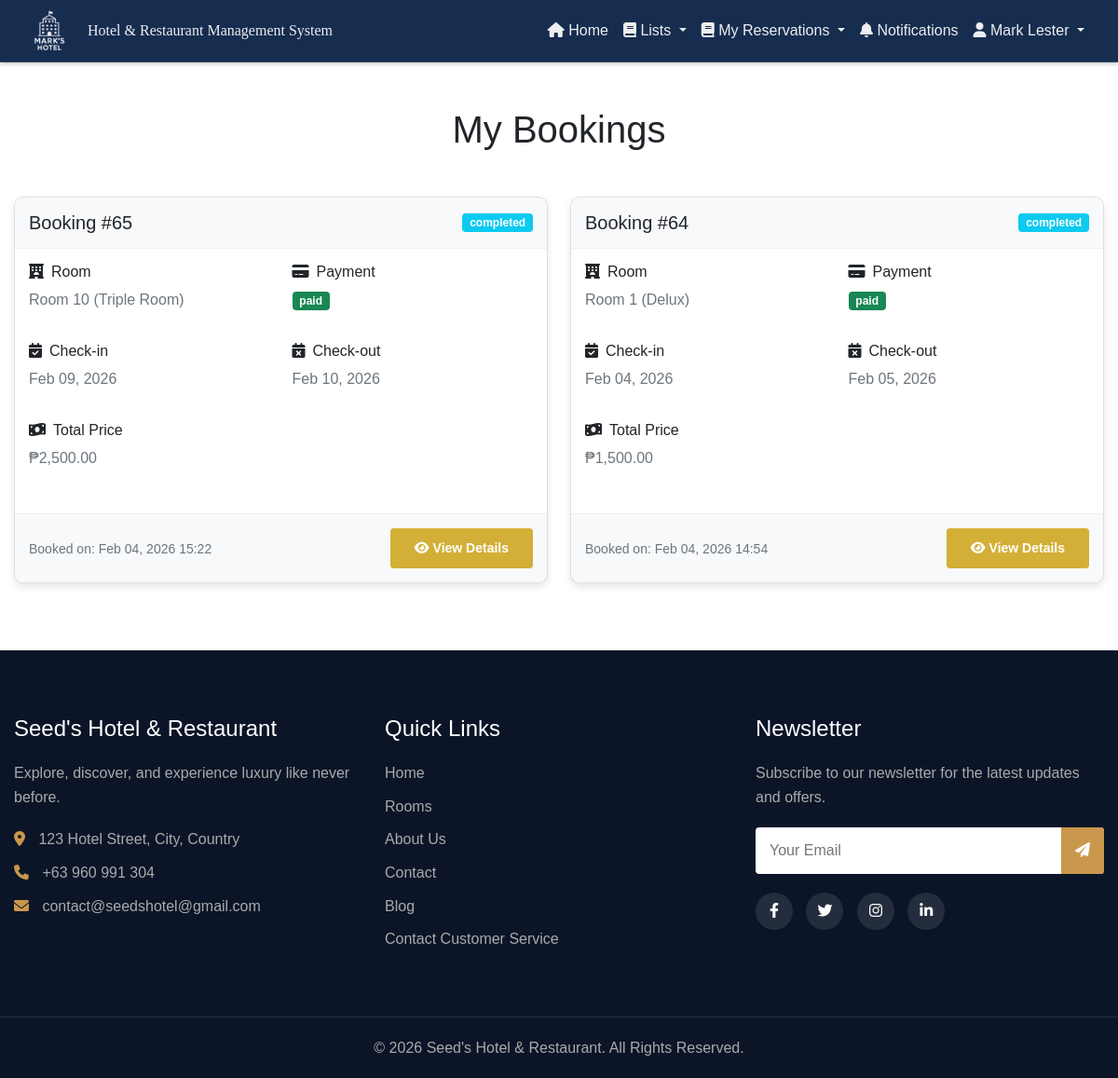
Before: /views/bookings.php (signed in) with the older database file.
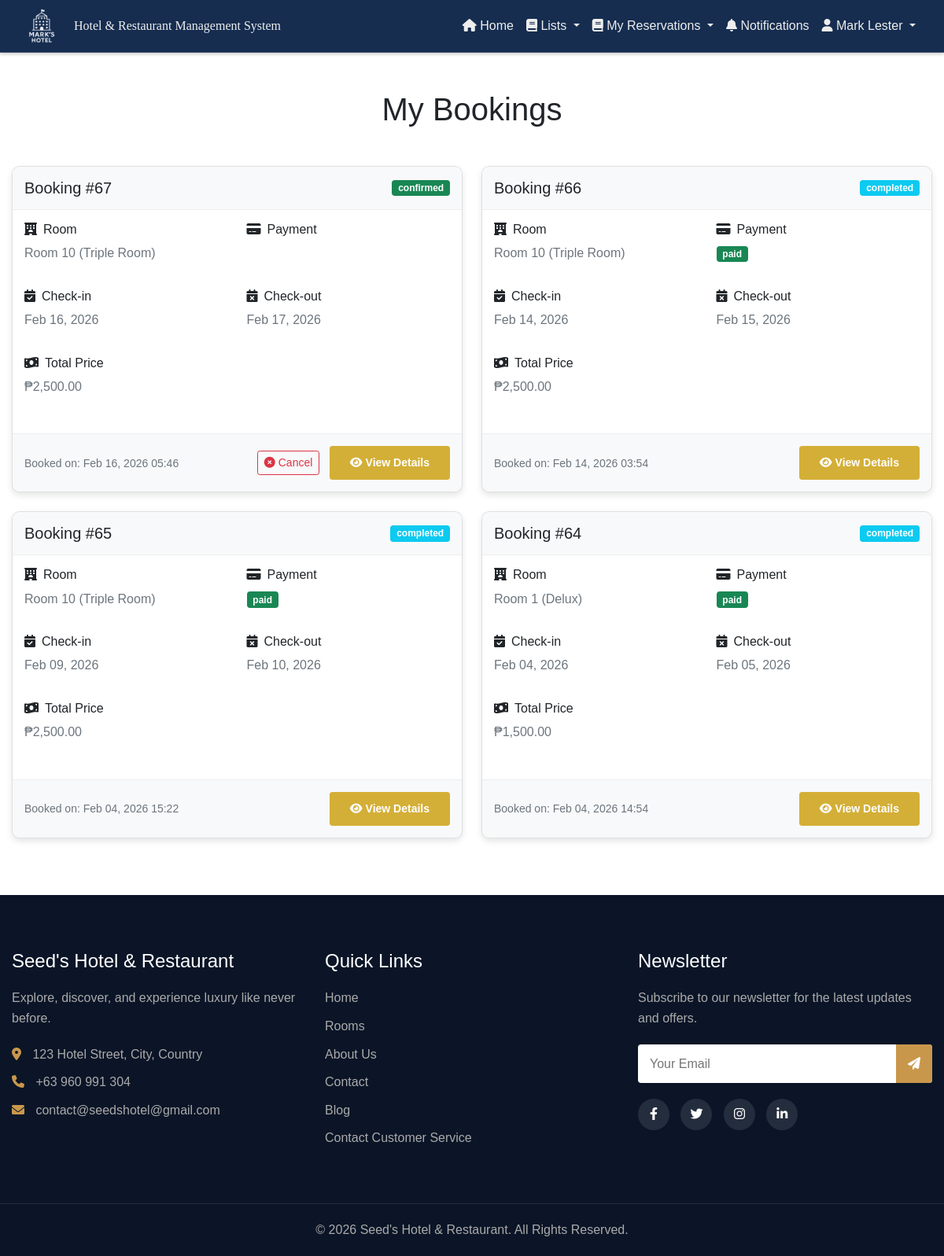
After: the same page with the newer database file.
### tables this page shows
CREATE TABLE `bookings` (
  `booking_id` int(11) NOT NULL,
  `user_id` int(11) NOT NULL,
  `room_id` int(11) NOT NULL,
  `check_in_date` date NOT NULL,
  `check_out_date` date NOT NULL,
  `total_price` decimal(10,2) NOT NULL,
  `status` enum('pending','confirmed','cancelled','completed') DEFAULT 'pending',
  `payment_status` enum('unpaid','partially_paid','paid') DEFAULT 'unpaid',
  `special_requests` text DEFAULT NULL,
  `is_read` tinyint(1) DEFAULT 0,
  `created_at` timestamp NOT NULL DEFAULT current_timestamp(),
  `updated_at` timestamp NOT NULL DEFAULT current_timestamp() ON UPDATE current_timestamp()
);

CREATE TABLE `rooms` (
  `id` int(11) NOT NULL,
  `title` varchar(255) NOT NULL,
  `room_type_id` int(11) NOT NULL,
  `images` varchar(255) DEFAULT NULL,
  `price` varchar(250) DEFAULT NULL,
  `includes` varchar(250) DEFAULT NULL
);

CREATE TABLE `room_type` (
  `id` int(11) NOT NULL,
  `title` varchar(255) NOT NULL,
  `detail` varchar(255) NOT NULL
);

### controllers/fetchBookings.php (called while the page is built, shortened)
<?php
include '../components/connection.php';
$user_id = $_SESSION['user_id'];
    try{
        $query = "SELECT
                b.booking_id,
                b.check_in_date,
                b.check_out_date,
                b.total_price,
                b.status as booking_status,
                b.payment_status,
                b.special_requests,
                b.created_at,
                u.name as guest_name,
                u.email as guest_email,
                r.title as room_title,
                r.images as room_images,
                rt.title as room_type
            FROM bookings b
            LEFT JOIN users u ON b.user_id = u.user_id
            LEFT JOIN rooms r ON b.room_id = r.id
            LEFT JOIN room_type rt ON r.room_type_id = rt.id
            WHERE b.user_id = ?
            ORDER BY b.created_at DESC";
        $stmt = mysqli_prepare($con, $query);
        mysqli_stmt_bind_param($stmt, 'i', $user_id);
        mysqli_stmt_execute($stmt);
        $result = mysqli_stmt_get_result($stmt);
    }catch( Exception $e ){
        throw new Exception("Error Fetching Bookings". $e->getMessage(), 500);
    }finally{
        $db->closeConnection();
    }
    function getStatusBadgeClass($status) {
        switch(strtolower($status)) {
            case 'confirmed':
                return 'bg-success';
            case 'completed':
                return 'bg-info';
        }
    }
    function getPaymentBadgeClass($status) {
        switch(strtolower($status)) {
            case 'paid':
                return 'bg-success';
            default:
                return 'bg-secondary';
        }
    }
?>

### views/bookings.php (the view, shortened to what the changed rows need)
<?php
include '../controllers/fetchBookings.php';
require_once '../middleware/authMiddleware.php';
?>
<!DOCTYPE html>
<html lang="en">
<head>
    <link href="https://cdn.jsdelivr.net/npm/bootstrap@5.0.2/dist/css/bootstrap.min.css" rel="stylesheet">
    <link rel="stylesheet" href="https://cdnjs.cloudflare.com/ajax/libs/font-awesome/6.0.0-beta3/css/all.min.css" />
    <link rel="stylesheet" href="../css/customAdminHeader.css">
    <link rel="stylesheet" href="../css/home.css">
    <link rel="stylesheet" href="../css/modal.css">
</head>
<body>
    <div class="container my-5">
        <div class="row mb-4">
            <div class="col-12">
                <h1 class="text-center mb-4">My Bookings</h1>
            </div>
        </div>
        <?php if (mysqli_num_rows($result) > 0): ?>
            <div class="row">
                <?php while ($booking = mysqli_fetch_assoc($result)): ?>
                    <div class="col-lg-6 mb-4">
                        <div class="card booking-card h-100">
                            <div class="booking-header d-flex justify-content-between align-items-center">
                                <h5 class="mb-0">Booking #<?php echo $booking['booking_id']; ?></h5>
                                <span class="badge <?php echo getStatusBadgeClass($booking['booking_status']); ?>"><?php echo $booking['booking_status']; ?></span>
                            </div>
                            <div class="booking-details">
                                <div class="row mb-3">
                                    <div class="col-md-6">
                                        <h6><i class="fas fa-hotel me-2"></i>Room</h6>
                                        <p class="text-muted"><?php echo $booking['room_title']; ?> (<?php echo $booking['room_type']; ?>)</p>
                                    </div>
                                    <div class="col-md-6">
                                        <h6><i class="fas fa-credit-card me-2"></i>Payment</h6>
                                        <p><span class="badge <?php echo getPaymentBadgeClass($booking['payment_status']); ?>"><?php echo $booking['payment_status']; ?></span></p>
                                    </div>
                                </div>
                                <div class="row mb-3">
                                    <div class="col-md-6">
                                        <h6><i class="fas fa-calendar-check me-2"></i>Check-in</h6>
                                        <p class="text-muted"><?php echo date('M d, Y', strtotime($booking['check_in_date'])); ?></p>
                                    </div>
                                    <div class="col-md-6">
                                        <h6><i class="fas fa-calendar-times me-2"></i>Check-out</h6>
                                        <p class="text-muted"><?php echo date('M d, Y', strtotime($booking['check_out_date'])); ?></p>
                                    </div>
                                </div>
                                <div class="row mb-3">
                                    <div class="col-12">
                                        <h6><i class="fas fa-money-bill-wave me-2"></i>Total Price</h6>
                                        <p class="text-muted">₱<?php echo number_format($booking['total_price'], 2); ?></p>
                                    </div>
                                </div>
                            </div>
                            <div class="booking-footer d-flex justify-content-between align-items-center">
                                <small class="text-muted">Booked on: <?php echo date('M d, Y H:i', strtotime($booking['created_at'])); ?></small>
                                <div>
                                    <?php if (strtolower($booking['booking_status']) == 'pending' || strtolower($booking['booking_status']) == 'confirmed'): ?>
                                        <button type="button" class="btn btn-sm btn-outline-danger me-2" data-bs-toggle="modal" data-bs-target="#cancelModal<?php echo $booking['booking_id']; ?>">
                                            <i class="fas fa-times-circle me-1"></i>Cancel
                                        </button>
                                    <?php endif; ?>
                                    <button type="button" class="btn btn-sm btn-primary" data-bs-toggle="modal" data-bs-target="#detailsModal<?php echo $booking['booking_id']; ?>">
                                        <i class="fas fa-eye me-1"></i>View Details
                                    </button>
                                </div>
                            </div>
                        </div>
                    </div>
                <?php endwhile; ?>
            </div>
        <?php endif; ?>
    </div>
</body>
</html>

Changed rows visible on the page:
added bookings: booking_id "67", status "confirmed", room.title "Room 10", room_type.title "Triple Room", check_in_date "Feb 16, 2026", check_out_date "Feb 17, 2026", total_price "2,500.00", created_at "Feb 16, 2026 05:46"
added bookings: booking_id "66", status "completed", room.title "Room 10", room_type.title "Triple Room", payment_status "paid", check_in_date "Feb 14, 2026", check_out_date "Feb 15, 2026", total_price "2,500.00", created_at "Feb 14, 2026 03:54"
